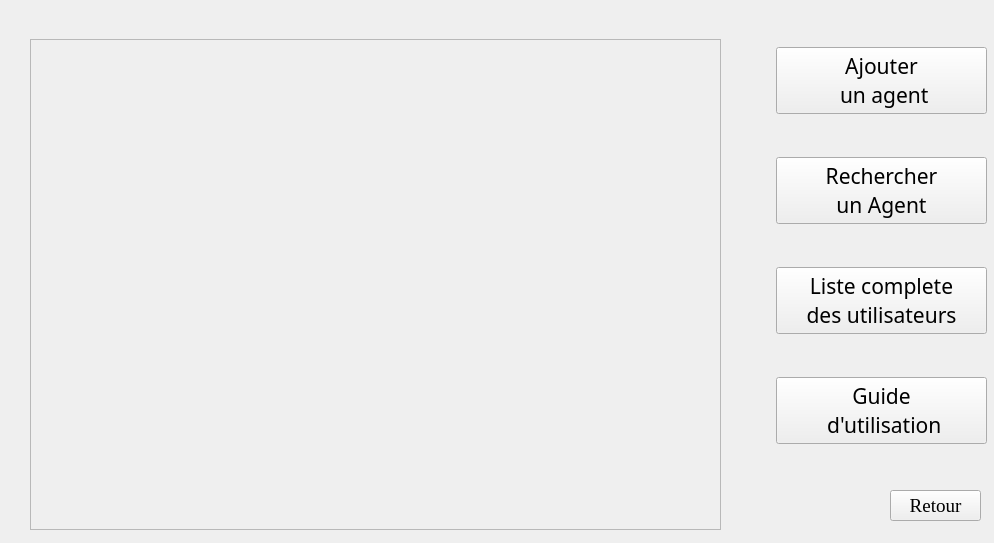
<?xml version="1.0" encoding="UTF-8"?>
<ui version="4.0">
 <class>agent</class>
 <widget class="QWidget" name="agent">
  <property name="geometry">
   <rect>
    <x>0</x>
    <y>0</y>
    <width>994</width>
    <height>543</height>
   </rect>
  </property>
  <property name="windowTitle">
   <string>Form</string>
  </property>
  <widget class="QFrame" name="frameagent">
   <property name="geometry">
    <rect>
     <x>30</x>
     <y>39</y>
     <width>691</width>
     <height>491</height>
    </rect>
   </property>
   <property name="frameShape">
    <enum>QFrame::StyledPanel</enum>
   </property>
   <property name="frameShadow">
    <enum>QFrame::Raised</enum>
   </property>
  </widget>
  <widget class="QWidget" name="verticalLayoutWidget">
   <property name="geometry">
    <rect>
     <x>776</x>
     <y>10</y>
     <width>211</width>
     <height>471</height>
    </rect>
   </property>
   <layout class="QVBoxLayout" name="verticalLayout">
    <item>
     <widget class="QPushButton" name="bntadduser">
      <property name="font">
       <font>
        <family>Algerian</family>
        <pointsize>16</pointsize>
       </font>
      </property>
      <property name="text">
       <string>Ajouter
 un agent</string>
      </property>
     </widget>
    </item>
    <item>
     <widget class="QPushButton" name="bntrecherche">
      <property name="font">
       <font>
        <family>Algerian</family>
        <pointsize>16</pointsize>
       </font>
      </property>
      <property name="text">
       <string>Rechercher 
un Agent</string>
      </property>
     </widget>
    </item>
    <item>
     <widget class="QPushButton" name="bntlisteusers">
      <property name="font">
       <font>
        <family>Algerian</family>
        <pointsize>16</pointsize>
       </font>
      </property>
      <property name="text">
       <string>Liste complete 
des utilisateurs</string>
      </property>
     </widget>
    </item>
    <item>
     <widget class="QPushButton" name="bntenregistrement">
      <property name="font">
       <font>
        <family>Algerian</family>
        <pointsize>16</pointsize>
       </font>
      </property>
      <property name="text">
       <string>Guide
 d'utilisation</string>
      </property>
     </widget>
    </item>
   </layout>
   <zorder>bntenregistrement</zorder>
   <zorder>bntadduser</zorder>
   <zorder>bntrecherche</zorder>
   <zorder>bntlisteusers</zorder>
  </widget>
  <widget class="QPushButton" name="bntretcour">
   <property name="geometry">
    <rect>
     <x>890</x>
     <y>490</y>
     <width>91</width>
     <height>31</height>
    </rect>
   </property>
   <property name="font">
    <font>
     <family>Times New Roman</family>
     <pointsize>14</pointsize>
    </font>
   </property>
   <property name="text">
    <string>Retour</string>
   </property>
  </widget>
  <zorder>verticalLayoutWidget</zorder>
  <zorder>bntretcour</zorder>
  <zorder>frameagent</zorder>
 </widget>
 <resources/>
 <connections/>
</ui>
